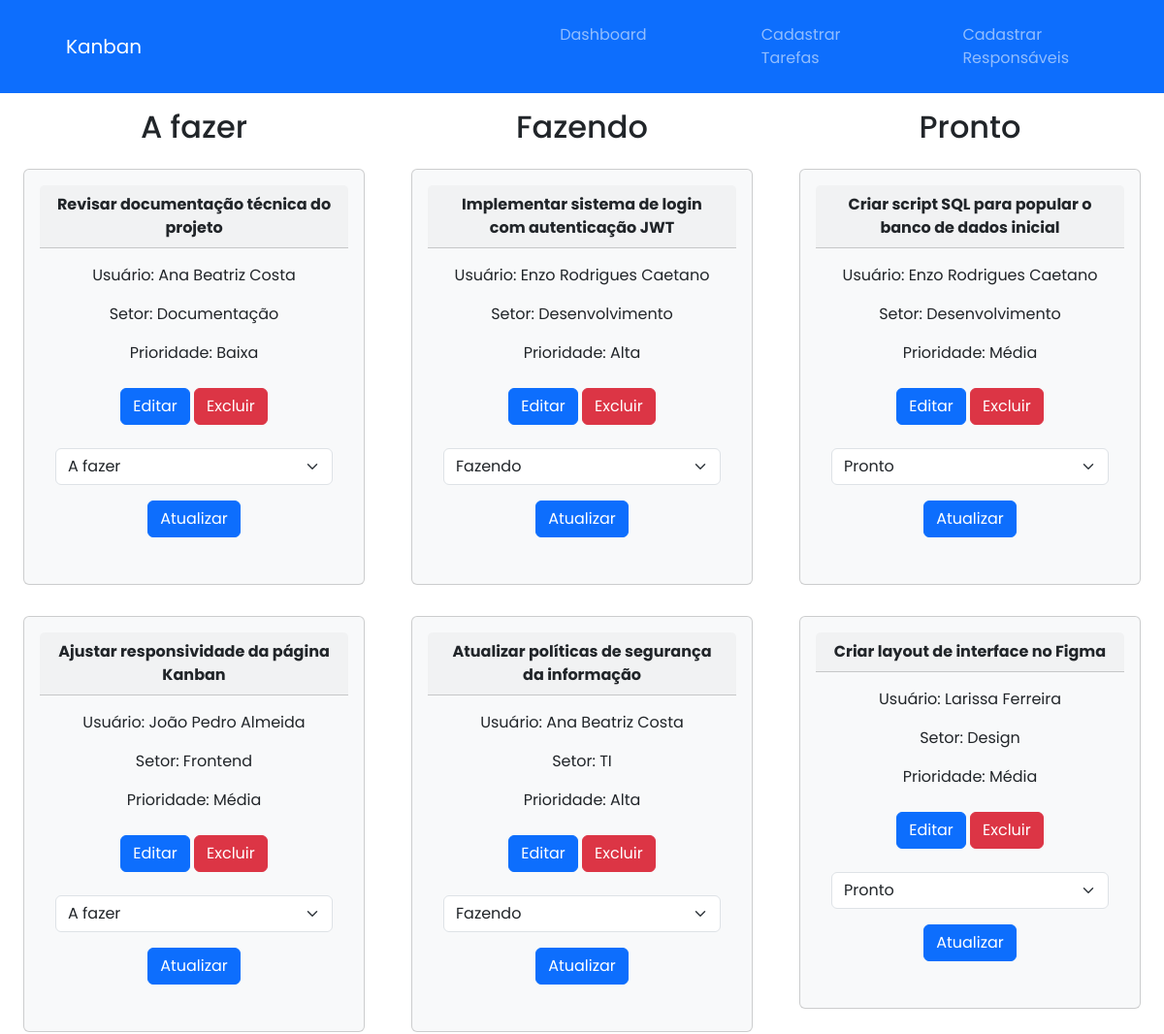
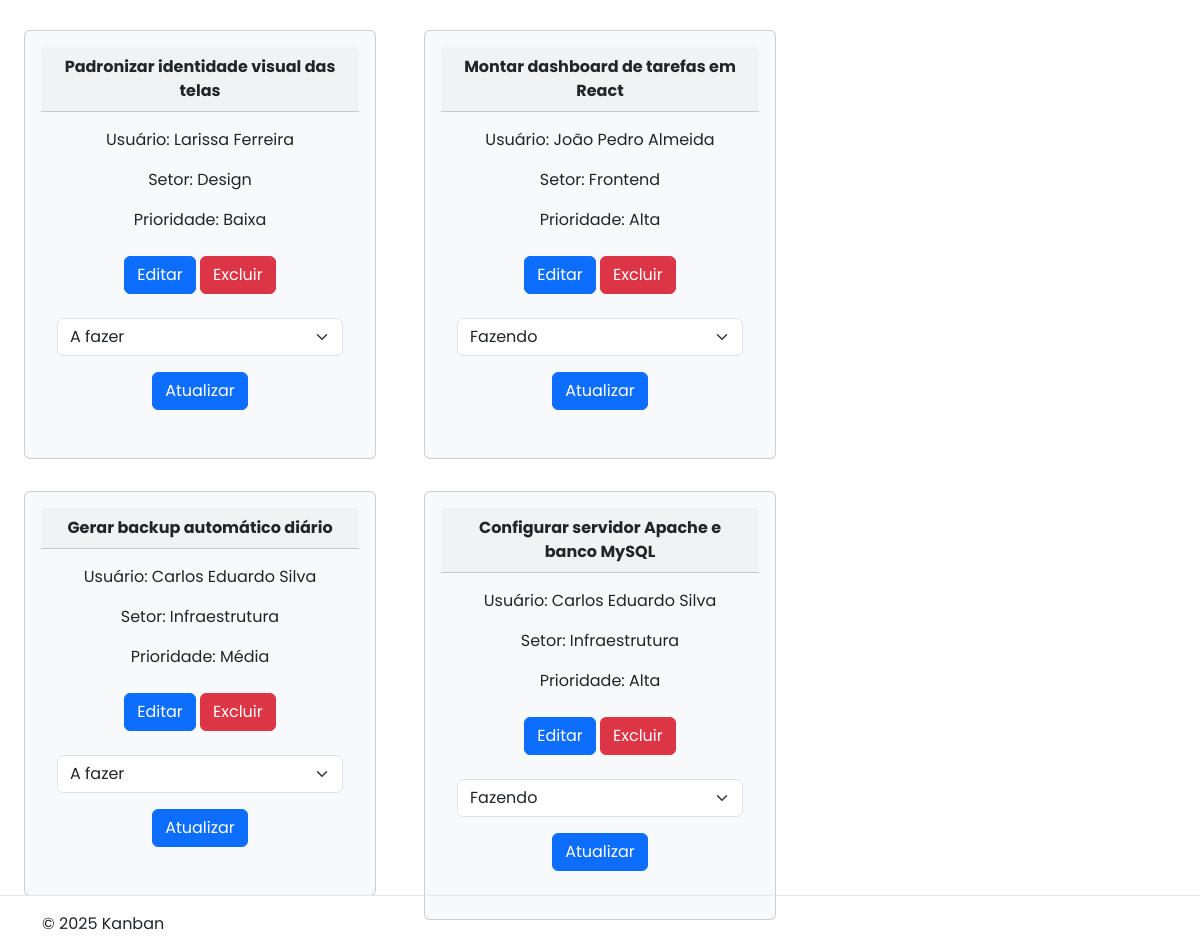
The page / on the database its author committed (2 pictures, top to bottom).
### tables this page shows
CREATE TABLE
    tarefas (
        id_tarefa INT AUTO_INCREMENT PRIMARY KEY,
        descricao VARCHAR(200) NOT NULL,
        nome_setor VARCHAR(100) NOT NULL,
        prioridade ENUM ('Baixa', 'Média', 'Alta') NOT NULL,
        status_tarefa ENUM ('A Fazer', 'Fazendo', 'Pronto') DEFAULT 'A Fazer' NOT NULL,
        responsavel INT,
        FOREIGN KEY (responsavel) REFERENCES usuarios (id)
    );

CREATE TABLE
    usuarios (
        id INT AUTO_INCREMENT PRIMARY KEY NOT NULL,
        nome VARCHAR(100),
        email VARCHAR(100),
        senha VARCHAR(100) NOT NULL
    );

### public/tarefas/readFazer.php (the view, shortened to what this page needs)
<?php
include '../bd.php';
$sql = "SELECT * FROM tarefas INNER JOIN usuarios ON tarefas.responsavel = usuarios.id WHERE status_tarefa = 'A Fazer'";
$result = $conn->query($sql);
?>
<!DOCTYPE html>
<html lang="pt-br">
<head>
    <link href="https://cdn.jsdelivr.net/npm/bootstrap@5.3.8/dist/css/bootstrap.min.css" rel="stylesheet">
    <link rel="stylesheet" href="https://cdn.jsdelivr.net/npm/bootstrap-icons@1.13.1/font/bootstrap-icons.min.css">
    <link rel="stylesheet" href="../../styles/style.css">
</head>
<body>
    <?php
    if ($result->num_rows > 0) {
        while ($row = $result->fetch_assoc()) {
            echo "
            <div class=\"container-fluid\">
                <div class=\"row\">
                    <div class=\"col\">
                        <div class=\"card bg-light p-3 mb-3 mt-3 \">
                            <div class=\"card-header fw-bold\">{$row['descricao']}</div>
                            <div class=\"card-body\">
                                <p class=\"card-text\">Usuário: {$row['nome']}</p>
                                <p class=\"card-text\">Setor: {$row['nome_setor']}</p>
                                <p class=\"card-text\">Prioridade: {$row['prioridade']}</p>
                                <a method='GET' class='btn btn-primary mb-4 mt-2' href='public/tarefas/create.php?id={$row['id_tarefa']}'>Editar</a>
                                <a class='btn btn-danger mb-4 b mt-2' href='public/tarefas/delete.php?id={$row['id_tarefa']}'>Excluir</a>
                                <form action='public/tarefas/updateStatus.php' method='POST'>
                                    <select name='status_tarefa' class='form-select' required>
                                        <option value='A fazer' selected>A fazer</option>
                                        <option value='Fazendo'>Fazendo</option>
                                        <option value='Pronto'>Pronto</option>
                                    </select>
                                    <input type='hidden' name='id_tarefa' value='{$row['id_tarefa']}'>
                                    <button type='submit' class='btn btn-primary mt-3'>Atualizar</button>
                                </form>
                            </div>
                        </div>
                    </div>
                </div>
            </div>
    ";
        }
    }
    ?>
</body>
</html>

### index.php (shortened to what this page needs)
<html lang="en">
<head>
    <link rel="stylesheet" href="/styles/style.css">
    <link href="https://cdn.jsdelivr.net/npm/bootstrap@5.3.8/dist/css/bootstrap.min.css" rel="stylesheet">
    <link rel="stylesheet" href="https://cdn.jsdelivr.net/npm/bootstrap-icons@1.13.1/font/bootstrap-icons.min.css">
</head>
<body>
    <div class="container-fluid dashboard">
        <div class="row">
            <?php include __DIR__ . '/public/partials/header.php'; ?>
        </div>
        <div class="row">
            <div class="col-4 mt-3 mb-3 text-center">
                <p class="h2">A fazer</p>
                <?php include 'public/tarefas/readFazer.php'; ?>
            </div>
            <div class="col-4 mt-3 mb-3 text-center">
                <p class="h2">Fazendo</p>
                <?php include 'public/tarefas/readFazendo.php'; ?>
            </div>
            <div class="col-4 mt-3 mb-3 text-center">
                <p class="h2">Pronto
                <?php include 'public/tarefas/readPronto.php'; ?>
            </div>
        </div>
        <div class="row fixed-bottom">
            <?php include __DIR__ . '/public/partials/footer.php'; ?>
        </div>
    </div>
</body>
</html>

### public/partials/header.php (shortened to what this page needs)
<!DOCTYPE html>
<html lang="pt-br">
<head>
    <link rel="stylesheet" href="../../styles/style.css">
    <link href="https://cdn.jsdelivr.net/npm/bootstrap@5.3.8/dist/css/bootstrap.min.css" rel="stylesheet">
</head>
<body>
    <div class="container-fluid">
        <div class="row">
            <nav class="navbar navbar-expand-lg navbar-dark bg-primary">
                <div class="container-fluid p-1 ms-5 me-5">
                    <a class="navbar-brand" href="#">Kanban</a>
                    <div class="collapse navbar-collapse" id="navbarNav">
                        <ul class="navbar-nav ms-auto p-1">
                            <li class="nav-item ms-5">
                                <a class="nav-link" aria-current="page" href="../../index.php">Dashboard</a>
                            </li>
                            <li class="nav-item ms-5">
                                <a class="nav-link" aria-current="page" href="../../../../2025_atividades_enzo/Atividade-14/public/tarefas/create.php">Cadastrar Tarefas</a>
                            </li>
                            <li class="nav-item ms-5">
                                <a class="nav-link" href="../../../../2025_atividades_enzo/Atividade-14/public/usuarios/create.php">Cadastrar Responsáveis</a>
                            </li>
                        </ul>
                    </div>
                </div>
            </nav>
        </div>
    </div>
</body>
</html>

### public/tarefas/readFazendo.php (shortened to what this page needs)
<?php
include '../bd.php';
$sql = "SELECT * FROM tarefas INNER JOIN usuarios ON tarefas.responsavel = usuarios.id WHERE status_tarefa = 'Fazendo'";
$result = $conn->query($sql);
?>
<!DOCTYPE html>
<html lang="pt-br">
<head>
    <link href="https://cdn.jsdelivr.net/npm/bootstrap@5.3.8/dist/css/bootstrap.min.css" rel="stylesheet">
    <link rel="stylesheet" href="https://cdn.jsdelivr.net/npm/bootstrap-icons@1.13.1/font/bootstrap-icons.min.css">
    <link rel="stylesheet" href="../../styles/style.css">
</head>
<body>
    <?php
    if ($result->num_rows > 0) {
        while ($row = $result->fetch_assoc()) {
            echo "
            <div class=\"container-fluid\">
                <div class=\"row\">
                    <div class=\"col\">
                        <div class=\"card bg-light p-3 mb-3 mt-3 \">
                            <div class=\"card-header fw-bold\">{$row['descricao']}</div>
                            <div class=\"card-body\">
                                <p class=\"card-text\">Usuário: {$row['nome']}</p>
                                <p class=\"card-text\">Setor: {$row['nome_setor']}</p>
                                <p class=\"card-text\">Prioridade: {$row['prioridade']}</p>
                                <a method='GET' class='btn btn-primary mb-4 mt-2' href='public/tarefas/create.php?id={$row['id_tarefa']}'>Editar</a>
                                <a class='btn btn-danger mb-4 b mt-2' href='public/tarefas/delete.php?id={$row['id_tarefa']}'>Excluir</a>
                                <form action='public/tarefas/updateStatus.php' method='POST'>
                                    <select name='status_tarefa' class='form-select' required>
                                        <option value='A fazer'>A fazer</option>
                                        <option value='Fazendo' selected>Fazendo</option>
                                        <option value='Pronto'>Pronto</option>
                                    </select>
                                    <input type='hidden' name='id_tarefa' value='{$row['id_tarefa']}'>
                                    <button type='submit' class='btn btn-primary mt-3'>Atualizar</button>
                                </form>
                            </div>
                        </div>
                    </div>
                </div>
            </div>
    ";
        }
    }
    ?>
</body>
</html>

### public/tarefas/readPronto.php (shortened to what this page needs)
<?php
include '../bd.php';
$sql = "SELECT * FROM tarefas INNER JOIN usuarios ON tarefas.responsavel = usuarios.id WHERE status_tarefa = 'Pronto'";
$result = $conn->query($sql);
?>
<!DOCTYPE html>
<html lang="pt-br">
<head>
    <link href="https://cdn.jsdelivr.net/npm/bootstrap@5.3.8/dist/css/bootstrap.min.css" rel="stylesheet">
    <link rel="stylesheet" href="https://cdn.jsdelivr.net/npm/bootstrap-icons@1.13.1/font/bootstrap-icons.min.css">
    <link rel="stylesheet" href="../../styles/style.css">
</head>
<body>
    <?php
    if ($result->num_rows > 0) {
        while ($row = $result->fetch_assoc()) {
            echo "
            <div class=\"container-fluid\">
                <div class=\"row\">
                    <div class=\"col\">
                        <div class=\"card bg-light p-3 mb-3 mt-3 \">
                            <div class=\"card-header fw-bold\">{$row['descricao']}</div>
                            <div class=\"card-body\">
                                <p class=\"card-text\">Usuário: {$row['nome']}</p>
                                <p class=\"card-text\">Setor: {$row['nome_setor']}</p>
                                <p class=\"card-text\">Prioridade: {$row['prioridade']}</p>
                                <a method='GET' class='btn btn-primary mb-4 mt-2' href='public/tarefas/create.php?id={$row['id_tarefa']}'>Editar</a>
                                <a class='btn btn-danger mb-4 b mt-2' href='public/tarefas/delete.php?id={$row['id_tarefa']}'>Excluir</a>
                                <form action='public/tarefas/updateStatus.php' method='POST'>
                                    <select name='status_tarefa' class='form-select' required>
                                        <option value='A fazer'>A fazer</option>
                                        <option value='Fazendo'>Fazendo</option>
                                        <option value='Pronto' selected>Pronto</option>
                                    </select>
                                    <input type='hidden' name='id_tarefa' value='{$row['id_tarefa']}'>
                                    <button type='submit' class='btn btn-primary mt-3'>Atualizar</button>
                                </form>
                            </div>
                        </div>
                    </div>
                </div>
            </div>
    ";
        }
    }
    ?>
</body>
</html>

### public/partials/footer.php
<html>
    <footer class="footer">
        <div class="container">&copy; <?php echo date('Y'); ?> Kanban</div>
    </footer>
</html>

### styles/style.css (style rules this page uses)
body { font-family: 'Poppins', sans-serif; height: 100%; width: 100%; margin: 0; }
.dashboard { height: 100vh; }
.footer { border-top: 1px solid #e5e7eb; margin-top: 24px; padding: 16px 0; color: var(--mut) }
ul { list-style-type: none; }
li { float: none; width: 100%; }
li a { position: relative; z-index: 2; text-decoration: none; color: black; box-sizing: border-box; -moz-box-sizing: border-box; -webkit-box-sizing: border-box; }

### rows shown on the page
tarefas: descricao "Revisar documentação técnica do projeto", responsavel.nome "Ana Beatriz Costa", nome_setor "Documentação", prioridade "Baixa"
tarefas: descricao "Ajustar responsividade da página Kanban", responsavel.nome "João Pedro Almeida", nome_setor "Frontend", prioridade "Média"
tarefas: descricao "Padronizar identidade visual das telas", responsavel.nome "Larissa Ferreira", nome_setor "Design", prioridade "Baixa"
tarefas: descricao "Gerar backup automático diário", responsavel.nome "Carlos Eduardo Silva", nome_setor "Infraestrutura", prioridade "Média"
tarefas: descricao "Implementar sistema de login com autenticação JWT", responsavel.nome "Enzo Rodrigues Caetano", nome_setor "Desenvolvimento", prioridade "Alta"
tarefas: descricao "Atualizar políticas de segurança da informação", responsavel.nome "Ana Beatriz Costa", nome_setor "TI", prioridade "Alta"
tarefas: descricao "Montar dashboard de tarefas em React", responsavel.nome "João Pedro Almeida", nome_setor "Frontend", prioridade "Alta"
tarefas: descricao "Configurar servidor Apache e banco MySQL", responsavel.nome "Carlos Eduardo Silva", nome_setor "Infraestrutura", prioridade "Alta"
tarefas: descricao "Criar script SQL para popular o banco de dados inicial", responsavel.nome "Enzo Rodrigues Caetano", nome_setor "Desenvolvimento", prioridade "Média"
tarefas: descricao "Criar layout de interface no Figma", responsavel.nome "Larissa Ferreira", nome_setor "Design", prioridade "Média"
